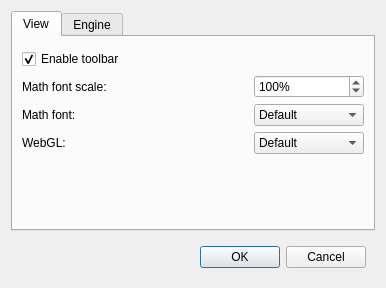
<?xml version="1.0" encoding="UTF-8"?>
<ui version="4.0">
 <class>PreferencesDialog</class>
 <widget class="QDialog" name="PreferencesDialog">
  <property name="geometry">
   <rect>
    <x>0</x>
    <y>0</y>
    <width>386</width>
    <height>288</height>
   </rect>
  </property>
  <property name="windowTitle">
   <string>Preferences</string>
  </property>
  <layout class="QVBoxLayout" name="verticalLayout">
   <item>
    <widget class="QTabWidget" name="tabWidget">
     <property name="currentIndex">
      <number>0</number>
     </property>
     <widget class="QWidget" name="viewTab">
      <attribute name="title">
       <string>View</string>
      </attribute>
      <layout class="QGridLayout" name="gridLayout_2">
       <property name="topMargin">
        <number>12</number>
       </property>
       <property name="bottomMargin">
        <number>15</number>
       </property>
       <property name="spacing">
        <number>6</number>
       </property>
       <item row="1" column="2">
        <widget class="QSpinBox" name="mathFontScaleSpinBox">
         <property name="suffix">
          <string>%</string>
         </property>
         <property name="minimum">
          <number>50</number>
         </property>
         <property name="maximum">
          <number>400</number>
         </property>
         <property name="value">
          <number>100</number>
         </property>
        </widget>
       </item>
       <item row="2" column="2">
        <widget class="QComboBox" name="mathFontComboBox">
         <item>
          <property name="text">
           <string>Default</string>
          </property>
         </item>
         <item>
          <property name="text">
           <string>TeX</string>
          </property>
         </item>
         <item>
          <property name="text">
           <string>STIX</string>
          </property>
         </item>
        </widget>
       </item>
       <item row="0" column="0" colspan="3">
        <widget class="QCheckBox" name="enableToolbarCheckBox">
         <property name="text">
          <string>Enable toolbar</string>
         </property>
         <property name="checked">
          <bool>true</bool>
         </property>
        </widget>
       </item>
       <item row="2" column="0">
        <widget class="QLabel" name="label_2">
         <property name="text">
          <string>Math font:</string>
         </property>
        </widget>
       </item>
       <item row="3" column="0">
        <widget class="QLabel" name="label_3">
         <property name="text">
          <string>WebGL:</string>
         </property>
        </widget>
       </item>
       <item row="1" column="0" colspan="2">
        <widget class="QLabel" name="label">
         <property name="text">
          <string>Math font scale:</string>
         </property>
        </widget>
       </item>
       <item row="3" column="2">
        <widget class="QComboBox" name="webGLComboBox">
         <item>
          <property name="text">
           <string>Default</string>
          </property>
         </item>
         <item>
          <property name="text">
           <string>Enabled</string>
          </property>
         </item>
         <item>
          <property name="text">
           <string>Disabled</string>
          </property>
         </item>
        </widget>
       </item>
       <item row="4" column="0">
        <spacer name="verticalSpacer_2">
         <property name="orientation">
          <enum>Qt::Vertical</enum>
         </property>
         <property name="sizeHint" stdset="0">
          <size>
           <width>20</width>
           <height>40</height>
          </size>
         </property>
        </spacer>
       </item>
      </layout>
     </widget>
     <widget class="QWidget" name="engineTab">
      <attribute name="title">
       <string>Engine</string>
      </attribute>
      <layout class="QVBoxLayout" name="verticalLayout_2">
       <item>
        <widget class="QLabel" name="label_4">
         <property name="text">
          <string>Scripts location:</string>
         </property>
        </widget>
       </item>
       <item>
        <widget class="QWidget" name="widget_2" native="true">
         <layout class="QGridLayout" name="gridLayout">
          <item row="0" column="0" colspan="2">
           <widget class="QRadioButton" name="defaultPathButton">
            <property name="text">
             <string>Default</string>
            </property>
            <property name="checked">
             <bool>true</bool>
            </property>
           </widget>
          </item>
          <item row="1" column="0">
           <widget class="QRadioButton" name="customPathButton">
            <property name="text">
             <string/>
            </property>
           </widget>
          </item>
          <item row="1" column="1">
           <widget class="QLineEdit" name="pathEdit">
            <property name="enabled">
             <bool>false</bool>
            </property>
            <property name="clearButtonEnabled">
             <bool>false</bool>
            </property>
           </widget>
          </item>
          <item row="1" column="2">
           <widget class="QToolButton" name="choosePathButton">
            <property name="enabled">
             <bool>false</bool>
            </property>
            <property name="text">
             <string>...</string>
            </property>
            <property name="autoRaise">
             <bool>false</bool>
            </property>
            <property name="arrowType">
             <enum>Qt::NoArrow</enum>
            </property>
           </widget>
          </item>
         </layout>
        </widget>
       </item>
       <item>
        <spacer name="verticalSpacer">
         <property name="orientation">
          <enum>Qt::Vertical</enum>
         </property>
         <property name="sizeHint" stdset="0">
          <size>
           <width>20</width>
           <height>40</height>
          </size>
         </property>
        </spacer>
       </item>
      </layout>
     </widget>
    </widget>
   </item>
   <item>
    <widget class="QWidget" name="widget" native="true">
     <layout class="QHBoxLayout" name="horizontalLayout">
      <item>
       <spacer name="horizontalSpacer">
        <property name="orientation">
         <enum>Qt::Horizontal</enum>
        </property>
        <property name="sizeHint" stdset="0">
         <size>
          <width>156</width>
          <height>20</height>
         </size>
        </property>
       </spacer>
      </item>
      <item>
       <widget class="QDialogButtonBox" name="buttonBox">
        <property name="orientation">
         <enum>Qt::Horizontal</enum>
        </property>
        <property name="standardButtons">
         <set>QDialogButtonBox::Cancel|QDialogButtonBox::Ok</set>
        </property>
       </widget>
      </item>
     </layout>
    </widget>
   </item>
  </layout>
 </widget>
 <tabstops>
  <tabstop>tabWidget</tabstop>
  <tabstop>enableToolbarCheckBox</tabstop>
  <tabstop>mathFontScaleSpinBox</tabstop>
  <tabstop>mathFontComboBox</tabstop>
  <tabstop>webGLComboBox</tabstop>
  <tabstop>buttonBox</tabstop>
  <tabstop>defaultPathButton</tabstop>
  <tabstop>customPathButton</tabstop>
  <tabstop>pathEdit</tabstop>
  <tabstop>choosePathButton</tabstop>
 </tabstops>
 <resources/>
 <connections>
  <connection>
   <sender>buttonBox</sender>
   <signal>accepted()</signal>
   <receiver>PreferencesDialog</receiver>
   <slot>accept()</slot>
   <hints>
    <hint type="sourcelabel">
     <x>248</x>
     <y>254</y>
    </hint>
    <hint type="destinationlabel">
     <x>157</x>
     <y>274</y>
    </hint>
   </hints>
  </connection>
  <connection>
   <sender>buttonBox</sender>
   <signal>rejected()</signal>
   <receiver>PreferencesDialog</receiver>
   <slot>reject()</slot>
   <hints>
    <hint type="sourcelabel">
     <x>316</x>
     <y>260</y>
    </hint>
    <hint type="destinationlabel">
     <x>286</x>
     <y>274</y>
    </hint>
   </hints>
  </connection>
 </connections>
</ui>
